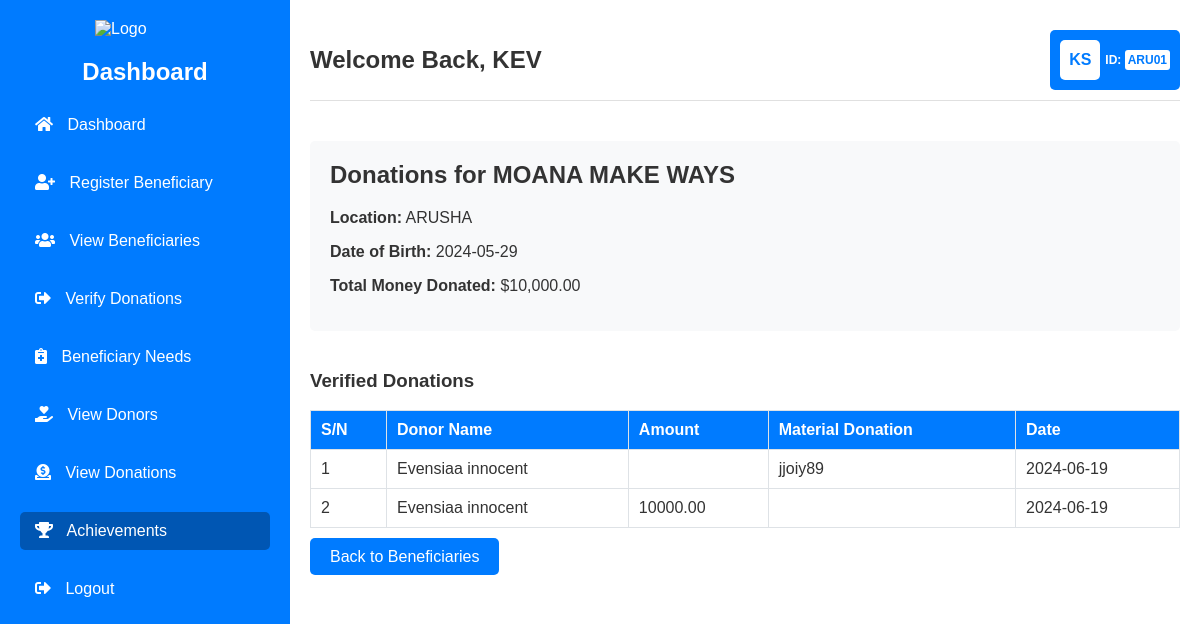
Page /see-donation.php?id=8 (signed in) on the committed database.
### tables this page shows
CREATE TABLE `beneficiary` (
  `bid` int(11) NOT NULL,
  `fname` varchar(45) NOT NULL,
  `mname` varchar(45) NOT NULL,
  `lname` varchar(45) NOT NULL,
  `dob` date NOT NULL,
  `location` varchar(45) NOT NULL,
  `gender` enum('male','female') NOT NULL,
  `phone` varchar(10) NOT NULL,
  `file_name` varchar(45) NOT NULL,
  `description` text NOT NULL,
  `distype_id` int(11) NOT NULL,
  `chairperson_id` int(11) NOT NULL
);

CREATE TABLE `donation` (
  `did` int(11) NOT NULL,
  `amount` decimal(10,2) DEFAULT NULL,
  `mdonation` text DEFAULT NULL,
  `date` date NOT NULL,
  `bid` int(11) NOT NULL,
  `donor_id` int(11) NOT NULL
);

CREATE TABLE `donor` (
  `donor_id` int(11) NOT NULL,
  `f_name` varchar(45) NOT NULL,
  `l_name` varchar(45) NOT NULL,
  `phone` varchar(45) NOT NULL,
  `e_mail` varchar(45) NOT NULL,
  `password` varchar(45) NOT NULL
);

### see-donation.php (the view, shortened to what this page needs)
<?php
$conn = mysqli_connect("localhost", "root", "", "dmess");
$beneficiary_id = $_GET['id'];
$sql = "SELECT * FROM beneficiary WHERE bid = $beneficiary_id AND chairperson_id = " . $_SESSION['chairperson_id'];
$query = mysqli_query($conn, $sql);
$beneficiary = mysqli_fetch_assoc($query);
$sql = "SELECT d.*, dr.f_name AS donor_fname, dr.l_name AS donor_lname
        FROM donation d
        INNER JOIN donor dr ON d.donor_id = dr.donor_id
        WHERE d.bid = $beneficiary_id";
$query = mysqli_query($conn, $sql);
$donations = mysqli_fetch_all($query, MYSQLI_ASSOC);
$total_money = 0;
foreach ($donations as $donation) {
    $total_money += $donation['amount'];
}
?>
<!DOCTYPE html>
<html lang="en">
<head>
    <link rel="stylesheet" href="css/dashboard.css">
    <link rel="stylesheet" href="css/see-donation.css">
    <link rel="stylesheet" href="https://cdnjs.cloudflare.com/ajax/libs/font-awesome/5.15.3/css/all.min.css">
</head>
<body>
    <div class="container">
        <div class="sidebar">
            <div class="logo">
                <img src="pictures/wheelchair.png" alt="Logo">
            </div>
            <h2>Dashboard</h2>
            <ul>
               <li><a href="dashboard.php"><i class="fas fa-home"></i> Dashboard</a></li>
                <li><a href="register-beneficiary.php"><i class="fas fa-user-plus"></i> Register Beneficiary</a></li>
                <li><a href="view-beneficiaries.php"><i class="fas fa-users"></i> View Beneficiaries</a></li>
                <li><a href="verify-donations.php"><i class="fas fa-sign-out-alt"></i> Verify Donations</a></li>
                <li><a href="beneficiary-needs.php"><i class="fas fa-notes-medical"></i> Beneficiary Needs</a></li>
                <li><a href="view-donors.php"><i class="fas fa-hand-holding-heart"></i> View Donors</a></li>
                <li><a href="view-donations.php"><i class="fas fa-donate"></i> View Donations</a></li>
                <li><a href="monthly-report.php"  class="active"><i class="fas fa-trophy"></i> Achievements</a></li>
                <li><a href="logout.php"><i class="fas fa-sign-out-alt"></i> Logout</a></li>
            </ul>
        </div>
        <div class="content">
            <div class="top-header">
                <div class="welcome-message">
                    <h1>Welcome Back, <strong><?php echo $_SESSION['fname']; ?></strong></h1>
                </div>
                <div class="profile">
                    <div class="profile-rectangle">
                        <div class="profile-initials">
                            <?php echo strtoupper(substr($_SESSION['fname'], 0, 1) . substr($_SESSION['lname'], 0, 1)); ?>
                        </div>
                        <div class="profile-info">
                            <p>ID: <span><?php echo $_SESSION['idkey']; ?></span></p>
                        </div>
                    </div>
                </div>
            </div>
            <div class="beneficiary-details">
                <h2>Donations for <?php echo htmlspecialchars($beneficiary['fname']) . ' ' . htmlspecialchars($beneficiary['mname']) . ' ' . htmlspecialchars($beneficiary['lname']); ?></h2>
                <p><strong>Location:</strong> <?php echo htmlspecialchars($beneficiary['location']); ?></p>
                <p><strong>Date of Birth:</strong> <?php echo htmlspecialchars($beneficiary['dob']); ?></p>
                <p><strong>Total Money Donated:</strong> $<?php echo number_format($total_money, 2); ?></p>
            </div>
            <div class="donations-list">
                <h3>Verified Donations</h3>
                <table class="table">
                    <tr>
                        <th>S/N</th>
                        <th>Donor Name</th>
                        <th>Amount</th>
                        <th>Material Donation</th>
                        <th>Date</th>
                    </tr>
                    <?php
                    if (count($donations) > 0) {
                        $count = 0;
                        foreach ($donations as $donation) {
                            $count++;
                    ?>
                    <tr>
                        <td><?php echo $count; ?></td>
                        <td><?php echo htmlspecialchars($donation['donor_fname']) . ' ' . htmlspecialchars($donation['donor_lname']); ?></td>
                        <td><?php echo htmlspecialchars($donation['amount']); ?></td>
                        <td><?php echo htmlspecialchars($donation['mdonation']); ?></td>
                        <td><?php echo htmlspecialchars($donation['date']); ?></td>
                    </tr>
                    <?php
                        }
                    } else {
                    ?>
                    <tr>
                        <td colspan="5">No donations found for this beneficiary.</td>
                    </tr>
                    <?php
                    }
                    ?>
                </table>
            </div>
            <div class="back-button">
                <a href="monthly-report.php">Back to Beneficiaries</a>
            </div>
        </div>
    </div>
</body>
</html>

### dashboard.css (style rules this page uses)
body { font-family: 'Arial', sans-serif; background-color: #f4f4f4; margin: 0; padding: 0; color: #333; display: flex; flex-direction: column; height: 100vh; }
.container { display: flex; flex: 1; }
.sidebar { width: 250px; background-color: #007bff; color: #fff; padding: 20px; box-shadow: 2px 0 5px rgba(0, 0, 0, 0.1); flex-shrink: 0; transition: transform 0.3s ease-in-out; }
.sidebar .logo img { width: 100px; margin: 0 auto 10px; display: block; }
.sidebar h2 { text-align: center; margin-bottom: 20px; }
.sidebar ul { list-style: none; padding: 0; }
.sidebar ul li { margin-bottom: 20px; }
.sidebar ul li a { color: #fff; text-decoration: none; display: block; padding: 10px 15px; border-radius: 5px; transition: background-color 0.3s; }
.sidebar ul li a.active, .sidebar ul li a:hover { background-color: #0056b3; }
.sidebar ul li a i { margin-right: 10px; }
.content { flex: 1; padding: 20px; background-color: #fff; display: flex; flex-direction: column; }
.top-header { display: flex; align-items: center; justify-content: space-between; margin-bottom: 20px; padding: 10px 0; border-bottom: 1px solid #e0e0e0; }
.welcome-message { display: flex; align-items: center; }
.welcome-message h1 { margin: 0; font-size: 24px; }
.profile { display: flex; align-items: center; }
.profile-rectangle { display: flex; align-items: center; padding: 5px 10px; background-color: #007bff; color: #fff; border-radius: 5px; height: 50px; }
.profile-initials { width: 40px; height: 40px; background-color: #fff; color: #007bff; display: flex; align-items: center; justify-content: center; font-size: 16px; font-weight: bold; border-radius: 5px; margin-right: 5px; }
.profile-info { display: flex; flex-direction: column; justify-content: center; }
.profile-info p { margin: 0; font-weight: bold; text-align: left; font-size: 12px; }
.profile-info span { display: inline-block; background-color: #fff; color: #007bff; padding: 3px; border-radius: 3px; text-align: center; font-size: 12px; }

### see-donation.css (style rules this page uses)
.beneficiary-details { margin-top: 20px; background: #f8f9fa; padding: 20px; border-radius: 5px; }
.beneficiary-details h2 { margin-top: 0; }
.donations-list { margin-top: 20px; }
.table { width: 100%; border-collapse: collapse; }
.table th, .table td { border: 1px solid #dee2e6; padding: 10px; text-align: left; }
.table th { background: #007bff; color: #fff; }
.back-button { margin-top: 20px; }
.back-button a { text-decoration: none; background: #007bff; color: #fff; padding: 10px 20px; border-radius: 5px; }

### rows in the picture
beneficiary: fname "MOANA", mname "MAKE", lname "WAYS", location "ARUSHA", dob "2024-05-29"
donation: donor.f_name "Evensiaa", donor.l_name "innocent", mdonation "jjoiy89", date "2024-06-19"
donation: donor.f_name "Evensiaa", donor.l_name "innocent", amount "10000.00", date "2024-06-19"

### other values in the picture
$_SESSION['fname'] "KEV"
substr($_SESSION['fname'], 0, 1) . substr($_SESSION['lname'], 0, 1) "KS"
$_SESSION['idkey'] "ARU01"
$total_money "10,000.00"
